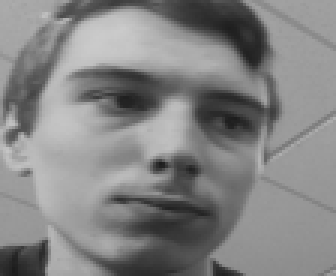
#> input picture PicturesFaces/lwald/1.png, 112 x 92 px, given in place of the camera (shown 3 times larger)
$ python TakePictures.py
#> lines starting #> are read from the running program, lines starting #| are printed output that depends on the picture; after the words box and inside, x2 and y2 are one past the last pixel; in counts of white or black regions, pixels touching at a corner belong together
from os.path import exists
from os import mkdir
from datetime import datetime
#opencv
import cv2
#camera
from picamera import PiCamera


PICTURES_FACES_PATH = '/home/ysteunou/Documents/CasLiemieYsteunou/PicturesFaces/'
HAAR_XML = 'haarcascade_frontalface_default.xml'

def CheckDir(directory:str)->bool:
    return True if exists(directory) else False

def Mkdir(path:str)->str:
    creationOk = False
    try:
        mkdir(path)
        creationOk = True
    except FileExistsError:
        pass
    except FileNotFoundError:
        pass
    finally:
        return creationOk

def TakePictures(directory:str):
    face_cascade = cv2.CascadeClassifier(HAAR_XML)
    (im_width, im_height) = (112, 92)
    size = 4
    capture = cv2.VideoCapture(0)

    if exists(directory):
        pass
    else:
        Mkdir(directory)

    while True:
        ret, frame = capture.read()
#> frame is the input picture: shape (92, 112, 3); min 28, max 203, mean 131.8
        frame = cv2.flip(frame, 1)
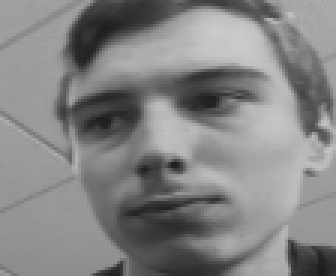
#> frame: shape (92, 112, 3) (shown 3 times larger); min 28, max 203, mean 131.8

        gray = cv2.cvtColor(frame, cv2.COLOR_BGR2GRAY)
        faces = face_cascade.detectMultiScale(frame, 1.1, 4)
#> faces = [[11, 3, 85, 85]]
        face = None

        if(len(faces) > 0):
            face = faces[0]
#> face = [11, 3, 85, 85]

            (x, y, width, height) = face
#> x = 11; y = 3; width = 85; height = 85
            face = gray[y:y + height, x:x + width]
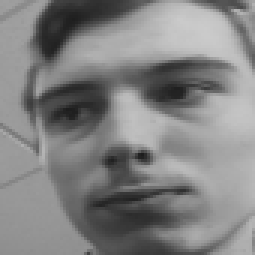
#> face: shape (85, 85) (shown 3 times larger); min 29, max 203, mean 130.2
            faceResized = cv2.resize(face, (im_width, im_height))
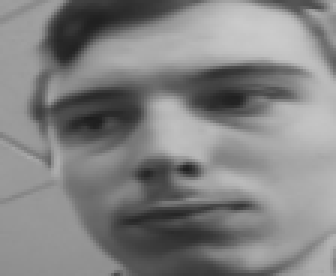
#> faceResized: shape (92, 112) (shown 3 times larger); min 29, max 203, mean 130.1

            cv2.rectangle(frame, (x, y), (x + width, y + height), (0, 255, 0), 3)
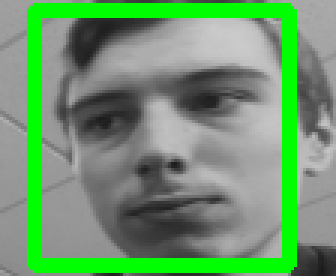
#> frame: shape (92, 112, 3) (shown 3 times larger); 16.38% of pixels changed, all inside (x1, y1, x2, y2) = (9, 1, 99, 91)

            if cv2.waitKey(1) & 0xFF == ord('q'):
#> (key q is pressed here)
                cv2.imwrite(directory+"/picture%s.png" % (datetime.now().strftime("%m%d%Y %H%M%S")), face)
                print('Done')
            elif cv2.waitKey(1) & 0xFF == ord('x'):
                break


        cv2.imshow("capture", frame)


    capture.release()
    cv2.destroyAllWindows()


TakePictures(PICTURES_FACES_PATH+'test')

$ run again, on PicturesFaces/lwald/10.png
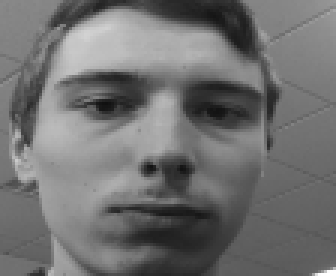
#> input picture PicturesFaces/lwald/10.png, 112 x 92 px, given in place of the camera (shown 3 times larger)
#> in TakePictures, frame is the input picture: shape (92, 112, 3); min 16, max 255, mean 112.7
#> faces = [[15, 2, 86, 86]]
#> in TakePictures, `face = faces[0]`: face = [15, 2, 86, 86]
#> x = 15; y = 2; width = 86
#> in TakePictures, `face = gray[y:y + height, x:x + width]`:
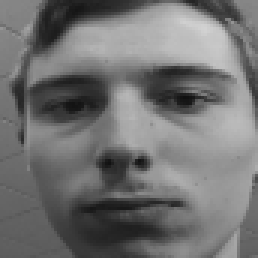
#> face: shape (86, 86) (shown 3 times larger); min 16, max 210, mean 113.7
#> in TakePictures, `cv2.rectangle(frame, (x, y), (x + width, y + height), (0, 255, 0), 3)`:
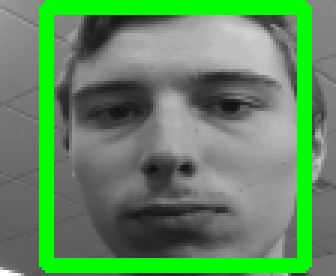
#> frame: shape (92, 112, 3) (shown 3 times larger); mean B, G, R 96.2, 138.4, 96.2

$ run again, on PicturesFaces/lwald/11.png
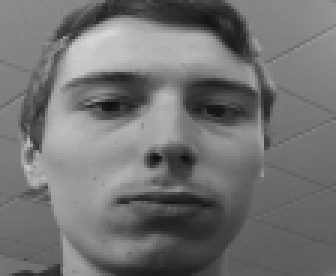
#> input picture PicturesFaces/lwald/11.png, 112 x 92 px, given in place of the camera (shown 3 times larger)
#> in TakePictures, frame is the input picture: shape (92, 112, 3); min 16, max 214, mean 114.1
#> faces = [[16, 3, 81, 81]]
#> in TakePictures, `face = faces[0]`: face = [16, 3, 81, 81]
#> x = 16; y = 3; width = 81
#> in TakePictures, `faceResized = cv2.resize(face, (im_width, im_height))`:
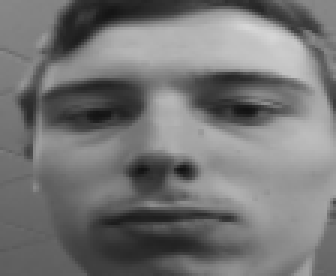
#> faceResized: shape (92, 112) (shown 3 times larger); min 18, max 214, mean 116.6
#> in TakePictures, `cv2.rectangle(frame, (x, y), (x + width, y + height), (0, 255, 0), 3)`:
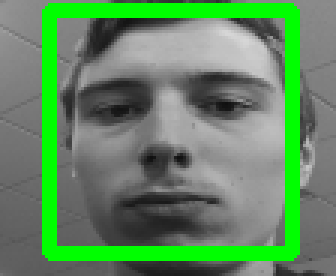
#> frame: shape (92, 112, 3) (shown 3 times larger); mean B, G, R 98, 137.8, 98
